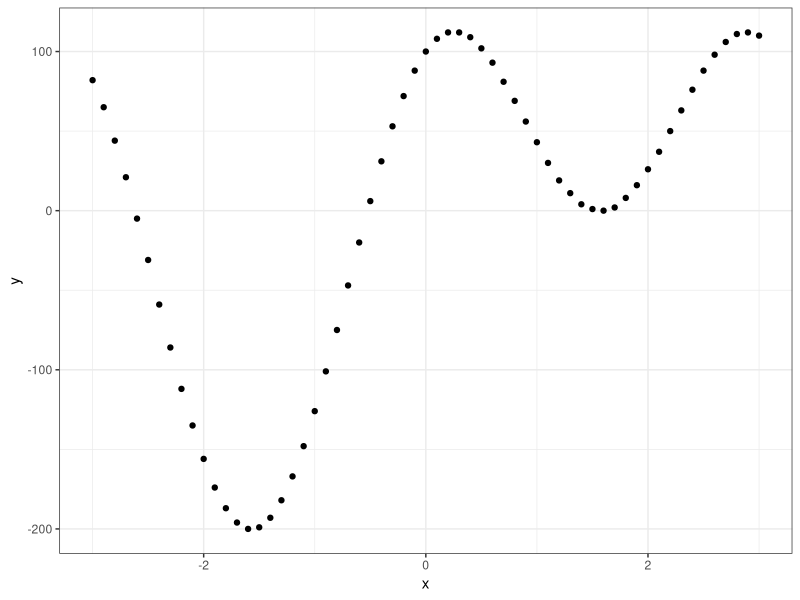
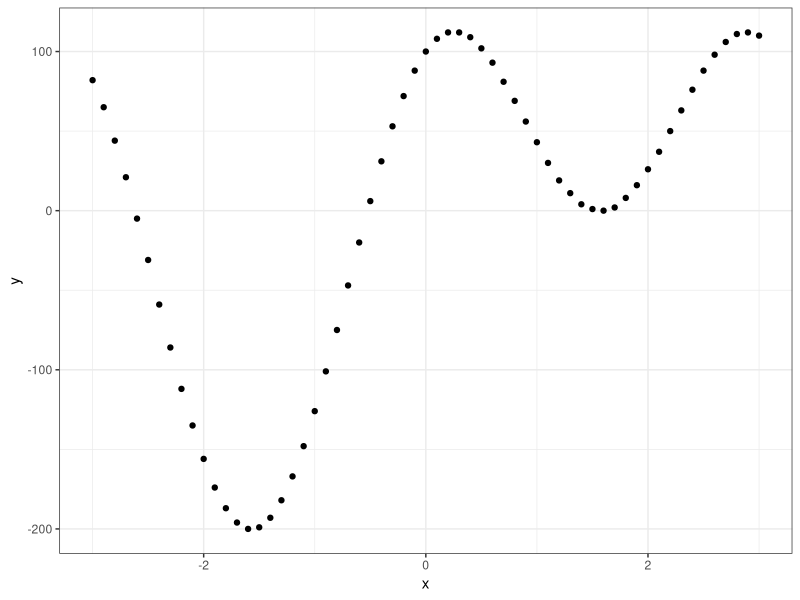
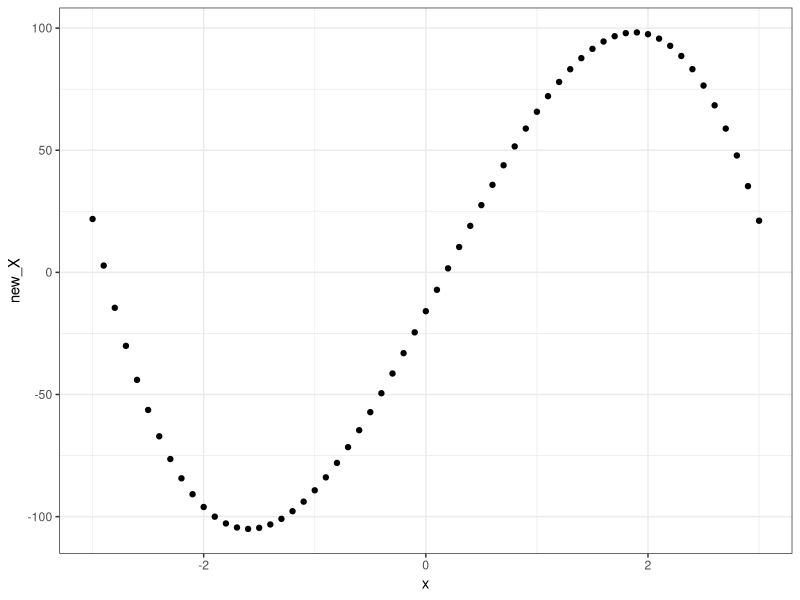
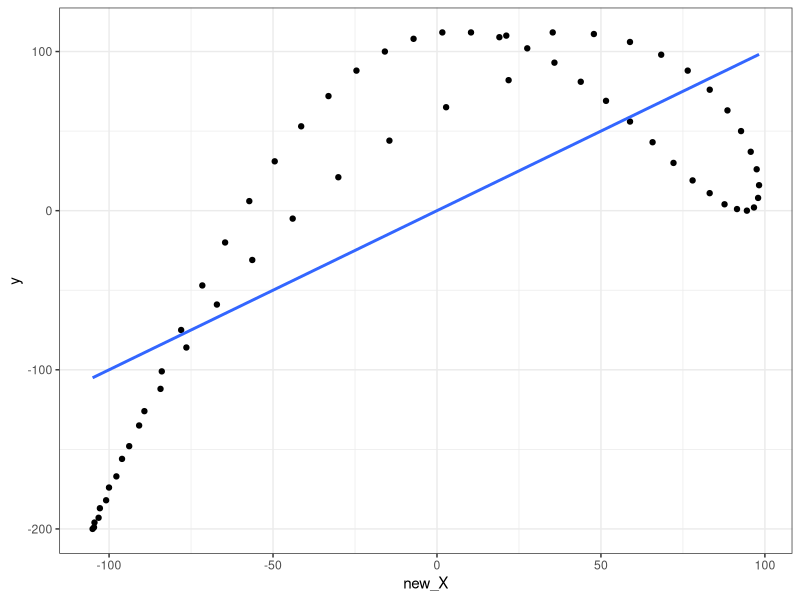

R code for these plots, in order:
#for presentation
library(tidyverse)

#Generate training data
x <- seq(from=-3, to=3, by=0.1)
y <- round(100*(cos(2*x) + sin(x)))
df <- data.frame(y, x)

#Plot the base series
ggplot(df, aes(y=y, x=x)) +
  geom_point() +
  theme_bw()



#Plot a simple linear regression
ggplot(df, aes(y=y, x=x)) +
  geom_point() +
  geom_smooth(method="lm", se=FALSE, formula = y ~ poly(x,55)) +
  theme_bw()


#Showing the degrees of poly in a wider fashion
df$x2 <- df$x^2
df$x3 <- df$x^3
lm_model <- lm(y ~ x + x2 + x3, df)
df$new_X <- predict(lm_model, df)

ggplot(df, aes(x = x, y = new_X)) + 
  geom_point() +
  theme_bw()

ggplot(df, aes(x = new_X, y = y)) + 
  geom_point() +
  theme_bw() +
  geom_smooth(method='lm', se=FALSE)
  
